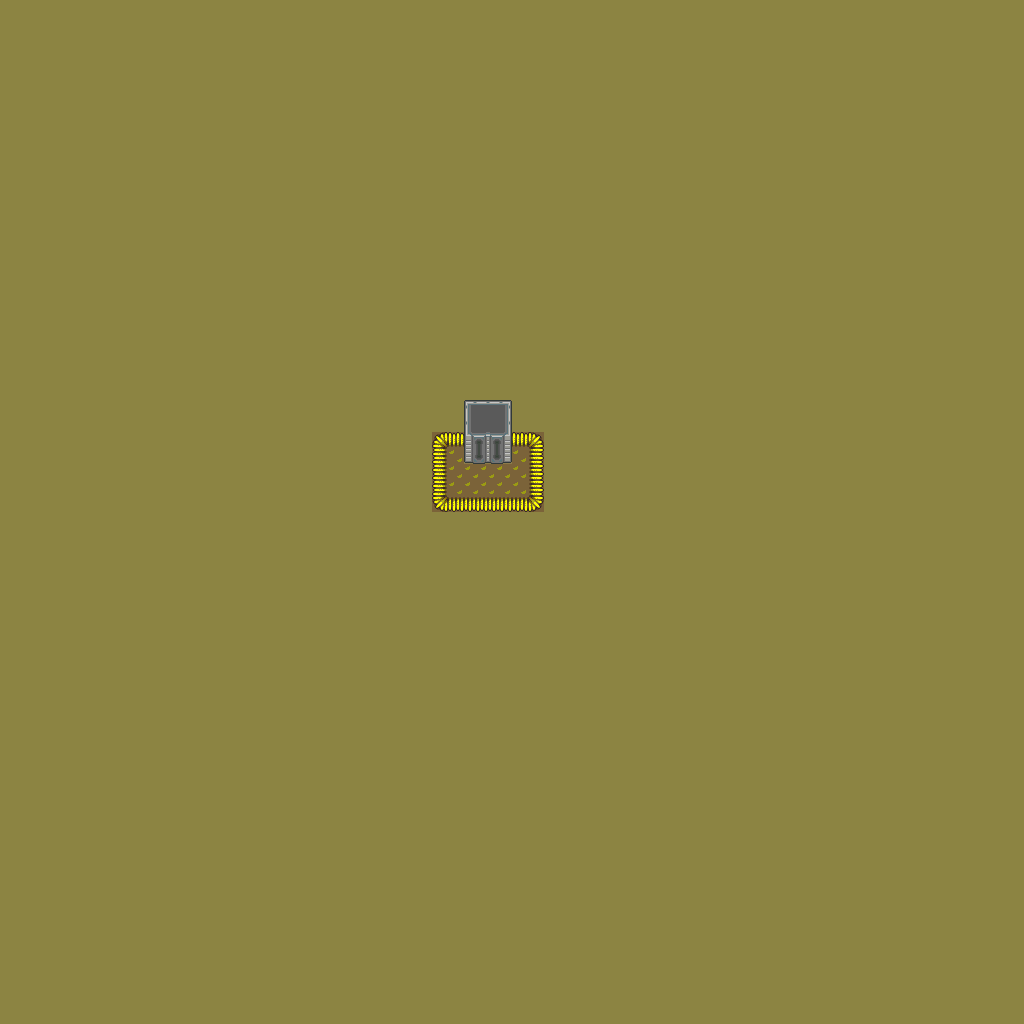

The image is a tile-based game level rendered from a .tmx file. Its description and source (layers, tilesets, objects; grid data summarised) follow:
An orthogonal 64x64 tile map with 16x16 px tiles, 1 tile layer (base), 1 hidden layer not drawn.

<map version="1.10" tiledversion="1.12.1" orientation="orthogonal" renderorder="right-down" width="64" height="64" tilewidth="16" tileheight="16" infinite="0" nextlayerid="3" nextobjectid="1">
 <tileset firstgid="1" source="../classiciphone_pics4.tsx" />
 <layer id="1" name="base" width="64" height="64">
  <data>[4096 cells, 4096 non-empty, 22 distinct tile ids]</data>
 </layer>
 <layer id="2" name="collision" width="64" height="64" visible="0">
  <properties><property name="collision" value="true" /></properties>
  <data>[4096 cells, 11 non-empty, 1 distinct tile ids]</data>
 </layer>
</map>
